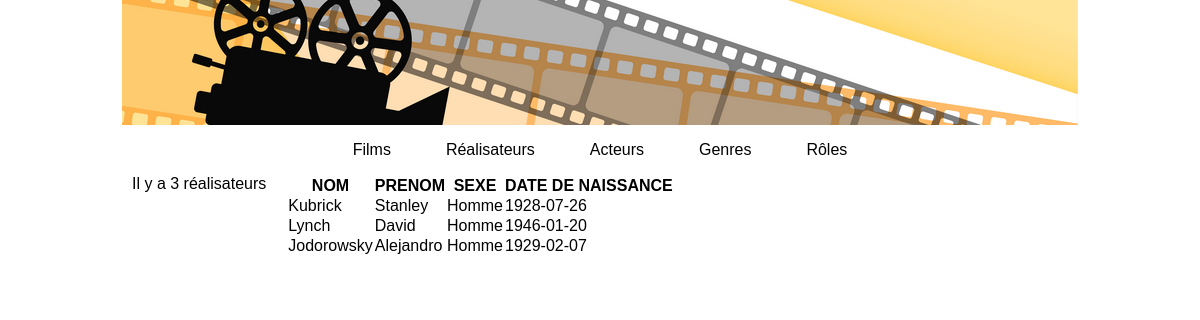
Page /index.php?action=listRealisateurs on the committed database.
### tables this page shows
CREATE TABLE IF NOT EXISTS `personne` (
  `id_personne` int NOT NULL AUTO_INCREMENT,
  `nom_personne` varchar(50) NOT NULL,
  `prenom_personne` varchar(50) NOT NULL,
  `sexe_personne` varchar(50) NOT NULL,
  `dateNaissance_personne` date NOT NULL,
  PRIMARY KEY (`id_personne`)
);

### controller/CinemaController.php (called while the page is built, shortened)
<?php
class CinemaController
{
    public function connectToBDD()
    {
        return Connect::seConnecter();
    }
    public function listRealisateurs()
    {
        $requete = $this->connectToBDD()->query("
        SELECT nom_personne, prenom_personne, sexe_personne, dateNaissance_personne
        FROM realisateur r
        INNER JOIN personne p ON r.id_personne = p.id_personne
        ");
        require "view/listRealisateurs.php";
    }
}

### model/Connect.php (called while the page is built, shortened)
<?php
abstract class Connect
{
    public static function seConnecter()
    {
        try
        {
            return new \PDO("mysql:host=" . self::HOST . ";dbname=" . self::DB . ";charset=utf8", self::USER, self::PASS);
        }
        catch (\PDOException $ex)
        {
            return $ex->getMessage();
        }
    }
}

### view/listRealisateurs.php (the view, shortened to what this page needs)
<p></p>Il y a <?= $requete->rowCount() ?> réalisateurs</p>
<table>
    <thead>
        <tr>
            <th>NOM</th>
            <th>PRENOM</th>
            <th>SEXE</th>
            <th>DATE DE NAISSANCE</th>
        </tr>
    </thead>
    <tbody>
        <?php
            foreach($requete->fetchALL() as $realisateur)
            {
                ?>
                <tr>
                    <td><?= $realisateur["nom_personne"] ?></td>
                    <td><?= $realisateur["prenom_personne"] ?></td>
                    <td><?= $realisateur["sexe_personne"] ?></td>
                    <td><?= $realisateur["dateNaissance_personne"] ?></td>
                </tr>
            <?php } ?>
    </tbody>
</table>
<?php
require "view/template.php";

### public/css/style.css (style rules this page uses)
* { margin:0px; padding:0px; box-sizing: border-box; font-family: sans-serif; }

### rows in the picture
personne: nom_personne "Kubrick", prenom_personne "Stanley", sexe_personne "Homme", dateNaissance_personne "1928-07-26"
personne: nom_personne "Lynch", prenom_personne "David", sexe_personne "Homme", dateNaissance_personne "1946-01-20"
personne: nom_personne "Jodorowsky", prenom_personne "Alejandro", sexe_personne "Homme", dateNaissance_personne "1929-02-07"

### other values in the picture
$requete->rowCount() "3"
